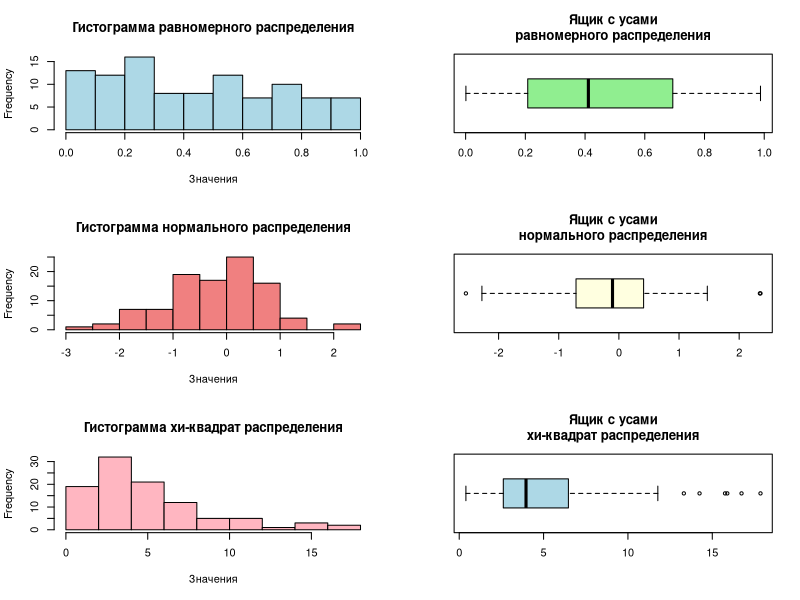

Recreate this plot in R.

# Лабораторная 3

setwd("C:/study/anatolich-1/R_labs/R_lab3/Workdir")

# Задание 5

# Установка графического окна для 3 графиков
par(mfrow = c(3, 2))  # 3 строки, 2 столбца

# 1. Генерация равномерно распределенных чисел
uniform_data <- runif(100, min = 0, max = 1)

# Гистограмма для равномерного распределения
hist(uniform_data, main = "Гистограмма равномерного распределения", xlab = "Значения", col = "lightblue", border = "black")

# Ящик с усами для равномерного распределения
boxplot(uniform_data, horizontal = TRUE, main = "Ящик с усами\nравномерного распределения", col = "lightgreen")

# 2. Генерация нормально распределенных чисел
normal_data <- rnorm(100, mean = 0, sd = 1)  # Среднее 0, стандартное отклонение 1

# Гистограмма для нормального распределения
hist(normal_data, main = "Гистограмма нормального распределения", xlab = "Значения", col = "lightcoral", border = "black")

# Ящик с усами для нормального распределения
boxplot(normal_data, horizontal = TRUE, main = "Ящик с усами\nнормального распределения", col = "lightyellow")

# 3. Генерация чисел, распределенных по закону хи-квадрат
chi_square_data <- rchisq(100, df = 5)  # 5 степеней свободы

# Гистограмма для хи-квадрат распределения
hist(chi_square_data, main = "Гистограмма хи-квадрат распределения", xlab = "Значения", col = "lightpink", border = "black")

# Ящик с усами для хи-квадрат распределения
boxplot(chi_square_data, horizontal = TRUE, main = "Ящик с усами\nхи-квадрат распределения", col = "lightblue")